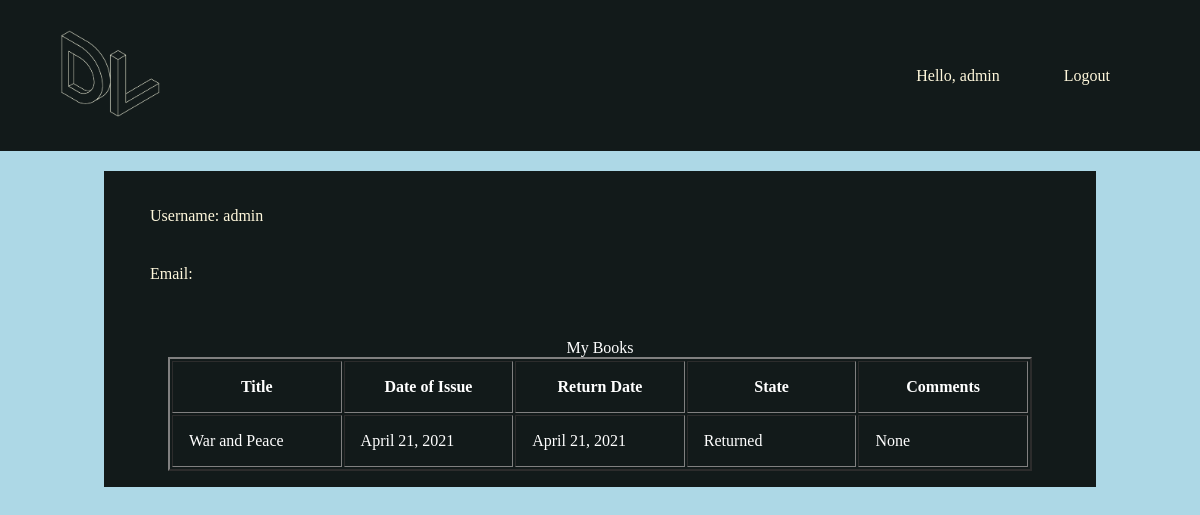
The page /user/ (signed in) on the database its author committed.
### book/models.py (models this page shows)
class Issue(models.Model):
    Book_state = [
        ('Requested', 'Requested'),
        ('Issued', 'Issued'),
        ('Returned', 'Returned'),
        ('Request Extension', 'Request Extension'),
        ('Extended Issue', 'Extended Issue'),
        ('Issued/Ext Denied', 'Issued/Ext Denied'),
        ('NA', 'NA')
    ]
    Title = models.CharField(max_length = 120,null = False)
    BookID = models.IntegerField(null = False)
    User = models.CharField(max_length=50)
    DoI=models.DateField(auto_now_add=False)
    DoD=models.DateField(auto_now_add=False)
    State = models.CharField(
        max_length=50,
        choices = Book_state,
        default = 'Requested',
    )
    Comments = models.TextField(null=True)

### users/views.py (the view)
# urls.py: path('user/', user_view, name='user'),
def user_view(request,*args,**kwargs):
    bks= Issue.objects.all()
    today = datetime.date.today()
    return render(request,"User/User.html",{"bks":bks , "today":today})

### Templates/User/User.html (shortened to what this page needs)
{% load static %}
<!DOCTYPE html>
<head>
    <link rel="stylesheet" href="{% static 'User/style.css' %}">
</head>
<body>
    <header>
        <a href="/"><img src="{% static 'DevLibrary.png' %}" alt="" width = "100"></a>
        <nav>
            <ul class = "nvlinks">
                <li>Hello, {{user.username}}</li>
                <li><a href="/logout/">Logout</a></li>
            </ul>
        </nav>
    </header>
    <div class="usr-dta">
        <ul>
        <li>
        <p>Username: {{user.username}}</p>
    </li>
  <li>
    <p>Email: {{user.email}}</p>
  </li>
    </ul>
    <br>
    <br>
    <table class="table" border = "2px solid white" style="margin-left:auto;margin-right:auto;width:90%;color:white">
        <caption>My Books</caption>
        <thead>
            <tr>
                <th style = "padding: 16px; width:20%;">Title</th>
                <th style = "padding: 16px; width:20%;">Date of Issue</th>
                <th style = "padding: 16px; width:20%;">Return Date</th>
                <th style = "padding: 16px; width:20%;">State</th>
                <th style = "padding: 16px; width:20%;">Comments</th>
            </tr>
        </thead>
        <tbody>
            {% for bk in bks %}
                {% if bk.DoD < today %}
                    {% if bk.State == "Issued" or bk.State == "Extended Issue" or bk.State == "Request Extension" or bk.State == "Issued/Ext Denied"  %}
                    {% if bk.User == user.username %}
                        <tr>
                            <td scope="row" style = "padding: 16px; width:20%;color:red;">{{bk.Title}}</td>
                            <td style = "padding: 16px; width:20%;color:red;">{{bk.DoI}}</td>
                            <td style = "padding: 16px; width:20%;color:red;">{{bk.DoD}}</td>
                            <td style = "padding: 16px; width:20%;color:red;">{{bk.State}}</td>
                            <td style = "padding: 16px; width:20%;color:red;">{{bk.Comments}}</td>
                            <td style = "padding: 16px; width:20%;color:red;">Overdue: Return Immediately</td>
                            {% if bk.State == 'Issued' %}
                                <td style = "padding: 16px; width:20%;">
                                <form action ="/reqext/{{bk.id}}" method="POST">{% csrf_token %}
                                <button type="Submit" style="float:right; margin: 30px; padding:10px;">Request Extension</button>
                                </form>
                                </td>
                                {% endif %}
                        </tr>
                    {% endif %}
                    {% endif %}
                {% else %}
                    {% if bk.User == user.username %}
                        <tr>
                            <td scope="row" style = "padding: 16px; width:20%;">{{bk.Title}}</td>
                            <td style = "padding: 16px; width:20%;">{{bk.DoI}}</td>
                            <td style = "padding: 16px; width:20%;">{{bk.DoD}}</td>
                            <td style = "padding: 16px; width:20%;">{{bk.State}}</td>
                            <td style = "padding: 16px; width:20%;">{{bk.Comments}}</td>
                        </tr>
                    {% endif %}
                {% endif %}
            {% endfor %}
        </tbody>
    </table>
    </div>
 </body>

### static/User/style.css (style rules this page uses)
body { background-color: lightblue; }
* { margin: 0; padding: 0; }
header a,li { font: "Montserrat", sans-serif; font-size: 16px; color: cornsilk; text-decoration: none; }
header { background-color: #121a1a; display: flex; justify-content: space-between; align-items: center; padding: 30px 5%; }
.nvlinks { list-style: none; }
.nvlinks li { display: inline-block; padding: 0 30px; }
.usr-dta { display: block; margin: auto; width: 80%; background-color: #121a1a; margin-top: 20px; padding: 16px; }
.usr-dta ul { list-style: none; }
.usr-dta ul li p { margin-left: 10px; padding: 20px; }

### rows shown on the page
Issue: Title "War and Peace", DoI "April 21, 2021", DoD "April 21, 2021", State "Returned", Comments "None"

### other values the page prints
{{ user.username }} "admin"
